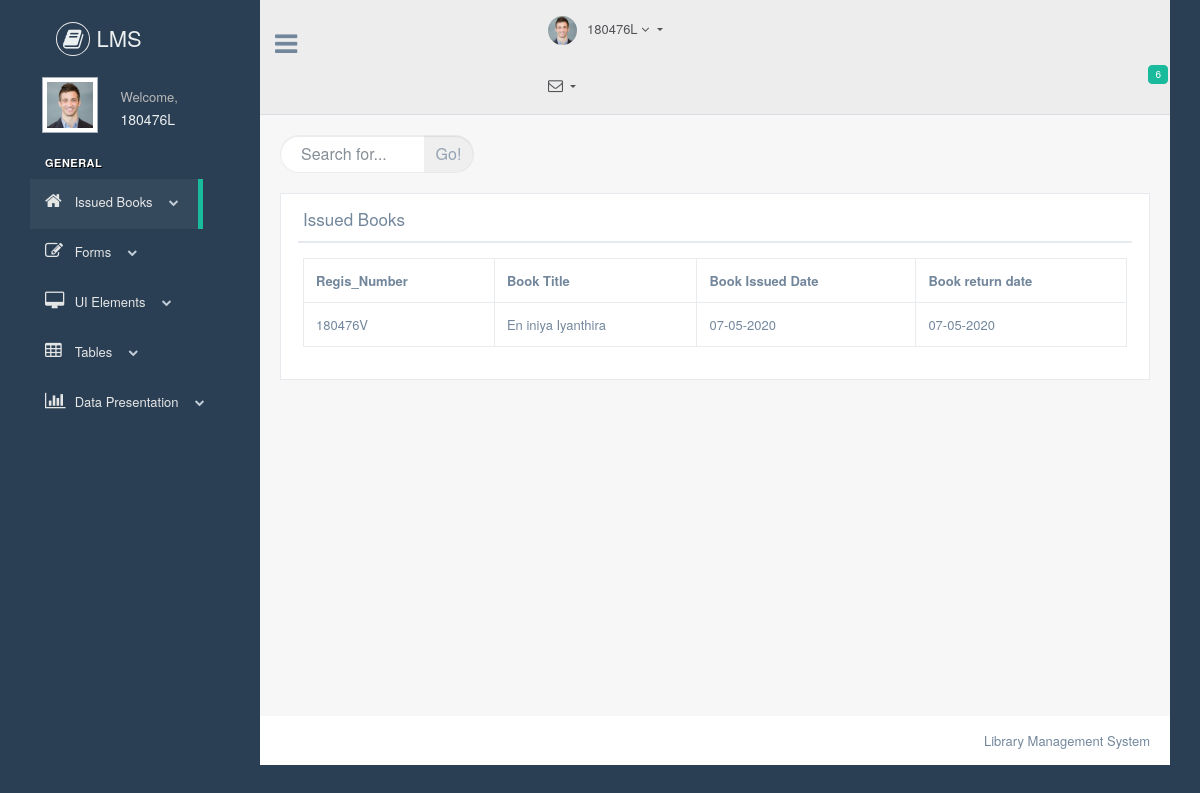
Screenshot of /student/issued_books.php (signed in) with the database file from the repository.
### tables this page shows
CREATE TABLE `issue` (
  `id` int(10) NOT NULL,
  `s_regis_num` varchar(10) NOT NULL,
  `s_name` varchar(50) NOT NULL,
  `s_grade` varchar(50) NOT NULL,
  `s_address` varchar(50) NOT NULL,
  `s_email` varchar(50) NOT NULL,
  `book_name` varchar(50) NOT NULL,
  `issue_date` varchar(50) NOT NULL,
  `return_date` varchar(50) NOT NULL,
  `s_username` varchar(50) NOT NULL,
  `librarian` varchar(50) NOT NULL
);

### student/issued_books.php (the view, shortened to what this page needs)
<?php
include("header.php");
include ("connection.php");
?>
<div class="right_col" role="main">
    <div class="">
        <div class="page-title">
            <div class="title_right">
                <div class="col-md-5 col-sm-5 col-xs-12 form-group pull-right top_search">
                    <div class="input-group">
                        <input type="text" class="form-control" placeholder="Search for...">
                        <span class="input-group-btn">
                      <button class="btn btn-default" type="button">Go!</button>
                    </span>
                    </div>
                </div>
            </div>
        </div>
        <div class="clearfix"></div>
        <div class="row" style="min-height:500px">
            <div class="col-md-12 col-sm-12 col-xs-12">
                <div class="x_panel">
                    <div class="x_title">
                        <h2>Issued Books</h2>
                        <div class="clearfix"></div>
                    </div>
                    <div class="x_content">
                        <table class="table table-bordered">
                            <tr>
                                <th>Regis_Number</th>
                                <th>Book Title</th>
                                <th>Book Issued Date</th>
                                <th>Book return date</th>
                            </tr>
                            <?php
                                $array=mysqli_query($connection,"SELECT * FROM issue WHERE s_username='$_SESSION[student]';");
                                while ($m=mysqli_fetch_array($array)){
                                    echo "<tr>";
                                        echo "<td>";
                                            echo $m["s_regis_num"];
                                        echo "</td>";
                                        echo "<td>";
                                            echo $m["book_name"];
                                        echo "</td>";
                                        echo "<td>";
                                            echo $m["issue_date"];
                                        echo "</td>";
                                        echo "<td>";
                                         echo $m["return_date"];
                                        echo "</td>";
                                    echo "</tr>";
                                }
                            ?>
                        </table>
                    </div>
                </div>
            </div>
        </div>
    </div>
</div>
<?php
include("footer.php");
?>

### rows the page displays
issue: s_regis_num "180476V", book_name "En iniya Iyanthira", issue_date "07-05-2020", return_date "07-05-2020"

### other values shown
$_SESSION['student'] "180476L"
